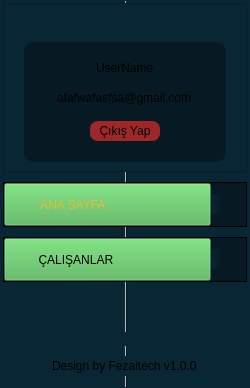
        <widget class="QFrame" name="menu_bar_frame">
         <property name="minimumSize">
          <size>
           <width>250</width>
           <height>0</height>
          </size>
         </property>
         <property name="maximumSize">
          <size>
           <width>250</width>
           <height>16777215</height>
          </size>
         </property>
         <property name="font">
          <font>
           <family>Montserrat</family>
           <pointsize>10</pointsize>
           <weight>9</weight>
           <italic>false</italic>
           <bold>false</bold>
          </font>
         </property>
         <property name="autoFillBackground">
          <bool>false</bool>
         </property>
         <property name="styleSheet">
          <string notr="true">background-color: rgb(9, 38, 53);
box-shadow: 15px 15px 15px 15px rgb(0, 0, 0);</string>
         </property>
         <property name="frameShape">
          <enum>QFrame::VLine</enum>
         </property>
         <property name="frameShadow">
          <enum>QFrame::Raised</enum>
         </property>
         <property name="lineWidth">
          <number>1</number>
         </property>
         <property name="midLineWidth">
          <number>1</number>
         </property>
         <layout class="QVBoxLayout" name="verticalLayout_2">
          <property name="spacing">
           <number>10</number>
          </property>
          <property name="leftMargin">
           <number>0</number>
          </property>
          <property name="topMargin">
           <number>0</number>
          </property>
          <property name="rightMargin">
           <number>0</number>
          </property>
          <property name="bottomMargin">
           <number>9</number>
          </property>
          <item>
           <widget class="QFrame" name="avatar_info">
            <property name="minimumSize">
             <size>
              <width>0</width>
              <height>130</height>
             </size>
            </property>
            <property name="styleSheet">
             <string notr="true"/>
            </property>
            <property name="frameShape">
             <enum>QFrame::StyledPanel</enum>
            </property>
            <property name="frameShadow">
             <enum>QFrame::Raised</enum>
            </property>
            <layout class="QVBoxLayout" name="verticalLayout_11">
             <property name="leftMargin">
              <number>20</number>
             </property>
             <property name="topMargin">
              <number>18</number>
             </property>
             <property name="rightMargin">
              <number>20</number>
             </property>
             <item alignment="Qt::AlignHCenter">
              <widget class="QLabel" name="avatar_image_label">
               <property name="maximumSize">
                <size>
                 <width>100</width>
                 <height>100</height>
                </size>
               </property>
               <property name="text">
                <string/>
               </property>
               <property name="pixmap">
                <pixmap resource="../assets/image.qrc">:/image/profile-icon-9.png</pixmap>
               </property>
               <property name="scaledContents">
                <bool>true</bool>
               </property>
               <property name="wordWrap">
                <bool>false</bool>
               </property>
              </widget>
             </item>
             <item>
              <widget class="QFrame" name="avatar_info_frame">
               <property name="minimumSize">
                <size>
                 <width>1</width>
                 <height>120</height>
                </size>
               </property>
               <property name="styleSheet">
                <string notr="true">background-color: rgb(7, 26, 35);
border-radius: 10px;</string>
               </property>
               <property name="frameShape">
                <enum>QFrame::StyledPanel</enum>
               </property>
               <property name="frameShadow">
                <enum>QFrame::Raised</enum>
               </property>
               <layout class="QVBoxLayout" name="verticalLayout_12">
                <item alignment="Qt::AlignHCenter">
                 <widget class="QLabel" name="user_name_label">
                  <property name="sizePolicy">
                   <sizepolicy hsizetype="Preferred" vsizetype="Maximum">
                    <horstretch>0</horstretch>
                    <verstretch>0</verstretch>
                   </sizepolicy>
                  </property>
                  <property name="styleSheet">
                   <string notr="true">font: 75 12pt &quot;Nexa Black&quot;;</string>
                  </property>
                  <property name="text">
                   <string>UserName</string>
                  </property>
                 </widget>
                </item>
                <item alignment="Qt::AlignHCenter">
                 <widget class="QLabel" name="user_email_label">
                  <property name="sizePolicy">
                   <sizepolicy hsizetype="Fixed" vsizetype="Maximum">
                    <horstretch>0</horstretch>
                    <verstretch>0</verstretch>
                   </sizepolicy>
                  </property>
                  <property name="text">
                   <string>afafwafasfsa@gmail.com</string>
                  </property>
                 </widget>
                </item>
                <item alignment="Qt::AlignHCenter">
                 <widget class="QPushButton" name="signout_btn">
                  <property name="minimumSize">
                   <size>
                    <width>70</width>
                    <height>20</height>
                   </size>
                  </property>
                  <property name="focusPolicy">
                   <enum>Qt::NoFocus</enum>
                  </property>
                  <property name="styleSheet">
                   <string notr="true">border-radius: 8px;
background-color: rgb(158, 40, 40);
font: 75 10pt &quot;MS Shell Dlg 2&quot;;
</string>
                  </property>
                  <property name="text">
                   <string>Çıkış Yap</string>
                  </property>
                 </widget>
                </item>
               </layout>
              </widget>
             </item>
            </layout>
           </widget>
          </item>
          <item>
           <widget class="QFrame" name="home_page_btn_frame">
            <property name="minimumSize">
             <size>
              <width>0</width>
              <height>45</height>
             </size>
            </property>
            <property name="maximumSize">
             <size>
              <width>16777215</width>
              <height>45</height>
             </size>
            </property>
            <property name="styleSheet">
             <string notr="true">QFrame{
background-color: qlineargradient(spread:pad, x1:0, y1:0, x2:1, y1:0, stop:0 rgb(9, 38, 53), stop:0.6 rgb(7, 26, 35), stop:1 rgb(7, 26, 35));
border-bottom: 1px solid rgb(40, 40, 40);
}
QLabel{
font: 2000 12pt &quot;Montserrat&quot;;
}
</string>
            </property>
            <property name="frameShape">
             <enum>QFrame::StyledPanel</enum>
            </property>
            <property name="frameShadow">
             <enum>QFrame::Raised</enum>
            </property>
            <layout class="QHBoxLayout" name="horizontalLayout_8">
             <property name="spacing">
              <number>0</number>
             </property>
             <property name="leftMargin">
              <number>0</number>
             </property>
             <property name="topMargin">
              <number>0</number>
             </property>
             <property name="rightMargin">
              <number>15</number>
             </property>
             <property name="bottomMargin">
              <number>0</number>
             </property>
             <item>
              <widget class="QPushButton" name="home_page_btn">
               <property name="sizePolicy">
                <sizepolicy hsizetype="Expanding" vsizetype="Expanding">
                 <horstretch>0</horstretch>
                 <verstretch>0</verstretch>
                </sizepolicy>
               </property>
               <property name="styleSheet">
                <string notr="true">font: 2000 9pt &quot;Montserrat&quot;;
background: rgba(76, 175, 80, 0);
color : rgb(229, 189, 48)

</string>
               </property>
               <property name="text">
                <string>ANA SAYFA                     </string>
               </property>
              </widget>
             </item>
             <item>
              <widget class="QLabel" name="home_Pointer">
               <property name="minimumSize">
                <size>
                 <width>20</width>
                 <height>20</height>
                </size>
               </property>
               <property name="maximumSize">
                <size>
                 <width>20</width>
                 <height>20</height>
                </size>
               </property>
               <property name="styleSheet">
                <string notr="true">border:none;</string>
               </property>
               <property name="text">
                <string/>
               </property>
               <property name="pixmap">
                <pixmap resource="../assets/image.qrc">:/icons/icons/Ellipse 5.png</pixmap>
               </property>
               <property name="scaledContents">
                <bool>true</bool>
               </property>
              </widget>
             </item>
            </layout>
           </widget>
          </item>
          <item alignment="Qt::AlignTop">
           <widget class="QFrame" name="workers_page_btn_frame">
            <property name="minimumSize">
             <size>
              <width>0</width>
              <height>45</height>
             </size>
            </property>
            <property name="maximumSize">
             <size>
              <width>16777215</width>
              <height>45</height>
             </size>
            </property>
            <property name="styleSheet">
             <string notr="true">QFrame{
background-color: qlineargradient(spread:pad, x1:0, y1:0, x2:1, y1:0, stop:0 rgb(9, 38, 53), stop:0.6 rgb(7, 26, 35), stop:1 rgb(7, 26, 35));
border-bottom: 1px solid rgb(40, 40, 40);
}
QLabel{
font: 2000 12pt &quot;Montserrat&quot;;
}
</string>
            </property>
            <property name="frameShape">
             <enum>QFrame::StyledPanel</enum>
            </property>
            <property name="frameShadow">
             <enum>QFrame::Raised</enum>
            </property>
            <layout class="QHBoxLayout" name="horizontalLayout_4">
             <property name="spacing">
              <number>0</number>
             </property>
             <property name="leftMargin">
              <number>0</number>
             </property>
             <property name="topMargin">
              <number>0</number>
             </property>
             <property name="rightMargin">
              <number>15</number>
             </property>
             <property name="bottomMargin">
              <number>0</number>
             </property>
             <item>
              <widget class="QPushButton" name="workers_page_btn">
               <property name="sizePolicy">
                <sizepolicy hsizetype="Expanding" vsizetype="Expanding">
                 <horstretch>0</horstretch>
                 <verstretch>0</verstretch>
                </sizepolicy>
               </property>
               <property name="focusPolicy">
                <enum>Qt::NoFocus</enum>
               </property>
               <property name="styleSheet">
                <string notr="true">background: rgba(76, 175, 80, 0);
font: 2000 9pt &quot;Montserrat&quot;;</string>
               </property>
               <property name="text">
                <string>ÇALIŞANLAR                   </string>
               </property>
              </widget>
             </item>
             <item>
              <widget class="QLabel" name="workers_pointer">
               <property name="minimumSize">
                <size>
                 <width>20</width>
                 <height>20</height>
                </size>
               </property>
               <property name="maximumSize">
                <size>
                 <width>20</width>
                 <height>20</height>
                </size>
               </property>
               <property name="styleSheet">
                <string notr="true">border:none;
</string>
               </property>
               <property name="text">
                <string/>
               </property>
               <property name="scaledContents">
                <bool>true</bool>
               </property>
              </widget>
             </item>
            </layout>
           </widget>
          </item>
          <item>
           <spacer name="verticalSpacer">
            <property name="orientation">
             <enum>Qt::Vertical</enum>
            </property>
            <property name="sizeHint" stdset="0">
             <size>
              <width>20</width>
              <height>40</height>
             </size>
            </property>
           </spacer>
          </item>
          <item alignment="Qt::AlignHCenter">
           <widget class="QLabel" name="mini_logo_label">
            <property name="maximumSize">
             <size>
              <width>150</width>
              <height>50</height>
             </size>
            </property>
            <property name="text">
             <string/>
            </property>
            <property name="pixmap">
             <pixmap resource="../assets/image.qrc">:/image/logo.png</pixmap>
            </property>
            <property name="scaledContents">
             <bool>true</bool>
            </property>
           </widget>
          </item>
          <item alignment="Qt::AlignHCenter|Qt::AlignBottom">
           <widget class="QLabel" name="footer_label">
            <property name="minimumSize">
             <size>
              <width>0</width>
              <height>20</height>
             </size>
            </property>
            <property name="maximumSize">
             <size>
              <width>16777215</width>
              <height>20</height>
             </size>
            </property>
            <property name="styleSheet">
             <string notr="true">font: 2000 6pt &quot;Montserrat&quot;;</string>
            </property>
            <property name="text">
             <string>Design by Fezaitech v1.0.0</string>
            </property>
           </widget>
          </item>
         </layout>
        </widget>
